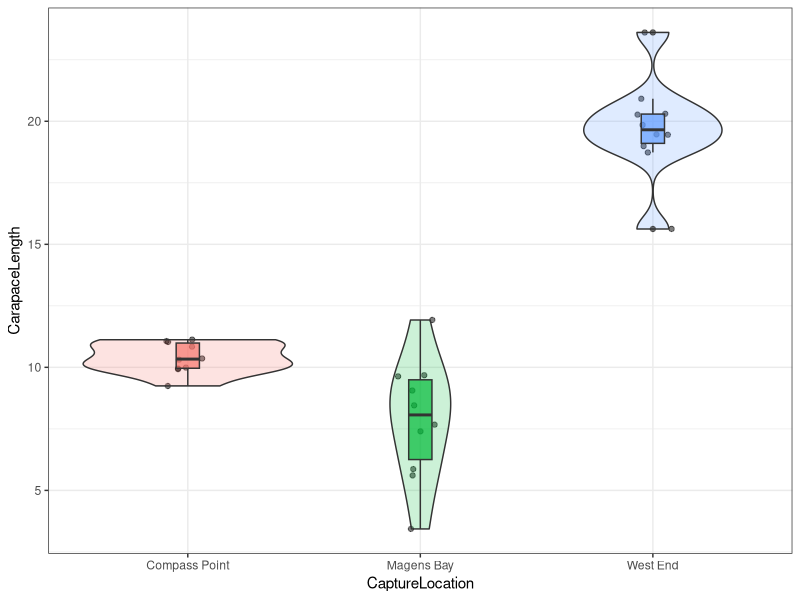
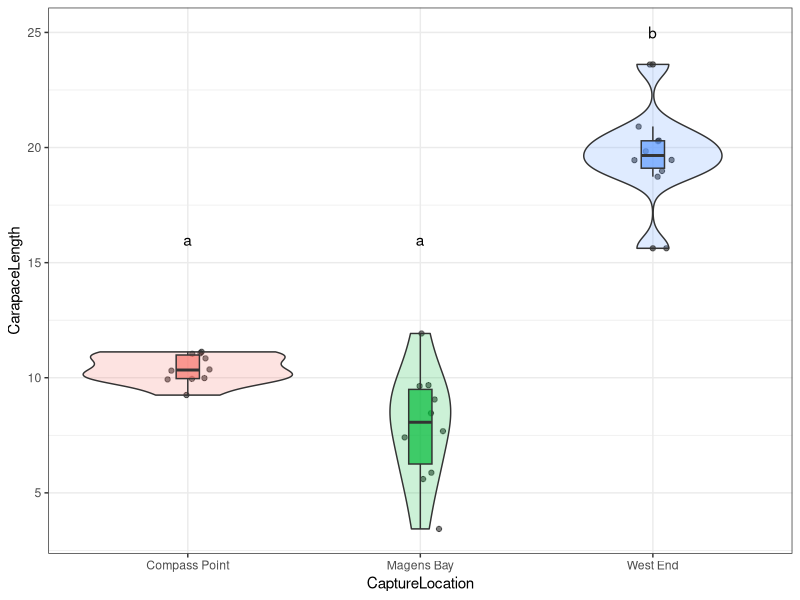

Here is the R script that generated these plots, in order:
#Kayla Blincow
#9/22/2023

#The purpose of this script is to make figures for the ANOVA lecture

#clear my workspace
rm(list = ls())

#load project
library(tidyverse)

#create data
d <- data.frame(CaptureLocation = c(rep("Magens Bay",10),
                                    rep("West End", 10),
                                    rep("Compass Point", 10)),
                CarapaceLength = c(rnorm(10, 10, 3),
                                   rnorm(10, 20, 2),
                                   rnorm(10, 10, 2))
                )

ggplot(d, aes(x = CaptureLocation, y = CarapaceLength,
              fill = CaptureLocation)) +
  geom_jitter(alpha = 0.5, width = 0.1) +
  geom_violin(alpha = 0.2) +
  geom_boxplot(width = 0.1, alpha = 0.7) +
  theme_bw() +
  theme(legend.position = "none")

m1 <- aov(CarapaceLength ~ CaptureLocation, data = d)
summary(m1)

TukeyHSD(m1)

ggplot(d, aes(x = CaptureLocation, y = CarapaceLength,
              fill = CaptureLocation)) +
  geom_jitter(alpha = 0.5, width = 0.1) +
  geom_violin(alpha = 0.2) +
  geom_boxplot(width = 0.1, alpha = 0.7) +
  annotate("text", label = "a", x = c(1, 2), y = c(16, 16)) +
  annotate("text", label = "b", x = 3, y = 25) +
  theme_bw() +
  theme(legend.position = "none")
